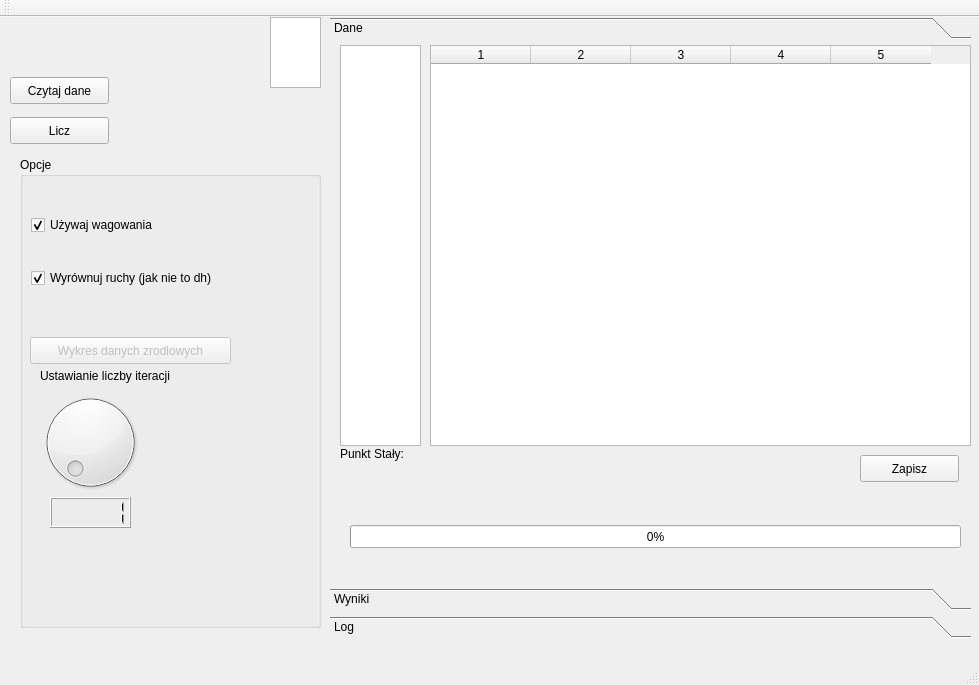
<?xml version="1.0" encoding="UTF-8"?>
<ui version="4.0">
 <class>MainWindow</class>
 <widget class="QMainWindow" name="MainWindow">
  <property name="geometry">
   <rect>
    <x>0</x>
    <y>0</y>
    <width>979</width>
    <height>685</height>
   </rect>
  </property>
  <property name="windowTitle">
   <string>MainWindow</string>
  </property>
  <property name="windowIcon">
   <iconset>
    <normaloff>world_32.jpeg</normaloff>world_32.jpeg</iconset>
  </property>
  <widget class="QWidget" name="centralWidget">
   <widget class="QPushButton" name="pushButton">
    <property name="geometry">
     <rect>
      <x>10</x>
      <y>60</y>
      <width>99</width>
      <height>27</height>
     </rect>
    </property>
    <property name="text">
     <string>Czytaj dane</string>
    </property>
   </widget>
   <widget class="QListWidget" name="listWidget">
    <property name="enabled">
     <bool>true</bool>
    </property>
    <property name="geometry">
     <rect>
      <x>270</x>
      <y>0</y>
      <width>51</width>
      <height>71</height>
     </rect>
    </property>
   </widget>
   <widget class="QPushButton" name="pushButton_2">
    <property name="geometry">
     <rect>
      <x>10</x>
      <y>100</y>
      <width>99</width>
      <height>27</height>
     </rect>
    </property>
    <property name="text">
     <string>Licz</string>
    </property>
   </widget>
   <widget class="QToolBox" name="toolBox">
    <property name="geometry">
     <rect>
      <x>330</x>
      <y>0</y>
      <width>641</width>
      <height>621</height>
     </rect>
    </property>
    <property name="currentIndex">
     <number>0</number>
    </property>
    <widget class="QWidget" name="page">
     <property name="geometry">
      <rect>
       <x>0</x>
       <y>0</y>
       <width>641</width>
       <height>528</height>
      </rect>
     </property>
     <attribute name="label">
      <string>Dane</string>
     </attribute>
     <widget class="QListWidget" name="listPunktow">
      <property name="geometry">
       <rect>
        <x>10</x>
        <y>0</y>
        <width>81</width>
        <height>401</height>
       </rect>
      </property>
     </widget>
     <widget class="QTableWidget" name="tableWidget">
      <property name="geometry">
       <rect>
        <x>100</x>
        <y>0</y>
        <width>541</width>
        <height>401</height>
       </rect>
      </property>
      <property name="columnCount">
       <number>5</number>
      </property>
      <column/>
      <column/>
      <column/>
      <column/>
      <column/>
     </widget>
     <widget class="QLabel" name="label_2">
      <property name="geometry">
       <rect>
        <x>10</x>
        <y>400</y>
        <width>91</width>
        <height>17</height>
       </rect>
      </property>
      <property name="text">
       <string>Punkt Stały:</string>
      </property>
     </widget>
     <widget class="QLabel" name="label">
      <property name="geometry">
       <rect>
        <x>10</x>
        <y>420</y>
        <width>67</width>
        <height>17</height>
       </rect>
      </property>
      <property name="text">
       <string>&lt;html&gt;&lt;head/&gt;&lt;body&gt;&lt;p&gt;&lt;br/&gt;&lt;/p&gt;&lt;/body&gt;&lt;/html&gt;</string>
      </property>
     </widget>
     <widget class="QProgressBar" name="progressBar">
      <property name="geometry">
       <rect>
        <x>20</x>
        <y>480</y>
        <width>611</width>
        <height>23</height>
       </rect>
      </property>
      <property name="value">
       <number>0</number>
      </property>
     </widget>
     <widget class="QPushButton" name="pushButton_zapisz_obserwacje">
      <property name="geometry">
       <rect>
        <x>530</x>
        <y>410</y>
        <width>99</width>
        <height>27</height>
       </rect>
      </property>
      <property name="text">
       <string>Zapisz</string>
      </property>
     </widget>
    </widget>
    <widget class="QWidget" name="page_2">
     <property name="geometry">
      <rect>
       <x>0</x>
       <y>0</y>
       <width>641</width>
       <height>528</height>
      </rect>
     </property>
     <attribute name="label">
      <string>Wyniki</string>
     </attribute>
     <widget class="QTableWidget" name="tableWysokosci">
      <property name="geometry">
       <rect>
        <x>10</x>
        <y>0</y>
        <width>631</width>
        <height>451</height>
       </rect>
      </property>
      <property name="editTriggers">
       <set>QAbstractItemView::DoubleClicked</set>
      </property>
      <property name="columnCount">
       <number>2</number>
      </property>
      <column/>
      <column/>
     </widget>
     <widget class="QPushButton" name="pushButton_3">
      <property name="enabled">
       <bool>false</bool>
      </property>
      <property name="geometry">
       <rect>
        <x>480</x>
        <y>460</y>
        <width>151</width>
        <height>41</height>
       </rect>
      </property>
      <property name="text">
       <string>Wykres ruchow</string>
      </property>
     </widget>
     <widget class="QPushButton" name="button_zapisz">
      <property name="geometry">
       <rect>
        <x>10</x>
        <y>460</y>
        <width>141</width>
        <height>41</height>
       </rect>
      </property>
      <property name="text">
       <string>Zapisz</string>
      </property>
     </widget>
    </widget>
    <widget class="QWidget" name="page_3">
     <property name="geometry">
      <rect>
       <x>0</x>
       <y>0</y>
       <width>641</width>
       <height>528</height>
      </rect>
     </property>
     <attribute name="label">
      <string>Log</string>
     </attribute>
     <widget class="QTextEdit" name="textEdit">
      <property name="geometry">
       <rect>
        <x>10</x>
        <y>0</y>
        <width>631</width>
        <height>401</height>
       </rect>
      </property>
     </widget>
    </widget>
   </widget>
   <widget class="QGroupBox" name="groupBox">
    <property name="geometry">
     <rect>
      <x>20</x>
      <y>140</y>
      <width>301</width>
      <height>471</height>
     </rect>
    </property>
    <property name="title">
     <string>Opcje</string>
    </property>
    <widget class="QWidget" name="verticalLayoutWidget">
     <property name="geometry">
      <rect>
       <x>0</x>
       <y>20</y>
       <width>311</width>
       <height>151</height>
      </rect>
     </property>
     <layout class="QVBoxLayout" name="verticalLayout">
      <item>
       <widget class="QCheckBox" name="checkBox">
        <property name="text">
         <string>Używaj wagowania</string>
        </property>
        <property name="checked">
         <bool>true</bool>
        </property>
        <property name="tristate">
         <bool>false</bool>
        </property>
       </widget>
      </item>
      <item>
       <widget class="QCheckBox" name="checkBox_ruchy">
        <property name="text">
         <string>Wyrównuj ruchy (jak nie to dh)</string>
        </property>
        <property name="checked">
         <bool>true</bool>
        </property>
       </widget>
      </item>
     </layout>
    </widget>
    <widget class="QPushButton" name="pushButton_wykres_dane">
     <property name="enabled">
      <bool>false</bool>
     </property>
     <property name="geometry">
      <rect>
       <x>10</x>
       <y>180</y>
       <width>201</width>
       <height>27</height>
      </rect>
     </property>
     <property name="text">
      <string>Wykres danych zrodlowych</string>
     </property>
    </widget>
    <widget class="QDial" name="dial">
     <property name="geometry">
      <rect>
       <x>10</x>
       <y>230</y>
       <width>121</width>
       <height>111</height>
      </rect>
     </property>
     <property name="minimum">
      <number>1</number>
     </property>
     <property name="maximum">
      <number>20</number>
     </property>
    </widget>
    <widget class="QLCDNumber" name="lcdNumber">
     <property name="geometry">
      <rect>
       <x>30</x>
       <y>340</y>
       <width>81</width>
       <height>31</height>
      </rect>
     </property>
     <property name="value" stdset="0">
      <double>1.000000000000000</double>
     </property>
    </widget>
    <widget class="QLabel" name="label_3">
     <property name="geometry">
      <rect>
       <x>20</x>
       <y>210</y>
       <width>171</width>
       <height>17</height>
      </rect>
     </property>
     <property name="text">
      <string>Ustawianie liczby iteracji</string>
     </property>
    </widget>
   </widget>
  </widget>
  <widget class="QMenuBar" name="menuBar">
   <property name="geometry">
    <rect>
     <x>0</x>
     <y>0</y>
     <width>979</width>
     <height>25</height>
    </rect>
   </property>
  </widget>
  <widget class="QToolBar" name="mainToolBar">
   <attribute name="toolBarArea">
    <enum>TopToolBarArea</enum>
   </attribute>
   <attribute name="toolBarBreak">
    <bool>false</bool>
   </attribute>
  </widget>
  <widget class="QStatusBar" name="statusBar"/>
 </widget>
 <layoutdefault spacing="6" margin="11"/>
 <resources/>
 <connections/>
</ui>
